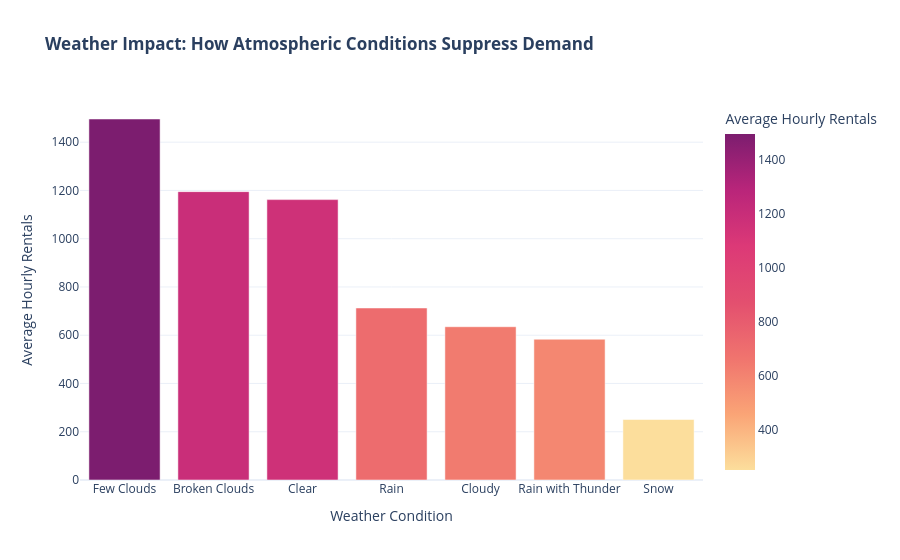

The code cell stored with this chart in its notebook:
### Markdown cell above
- While temperature acts like a continuous volume slider for demand, weather conditions act like an "on/off" switch. Heavy rain or snow will instantly drop rental counts to near zero, regardless of the time of day.

### Code cell
# Map the numeric weather codes to actual descriptive strings
weather_map = {
    1.0: 'Clear', 2.0: 'Few Clouds', 3.0: 'Broken Clouds', 
    4.0: 'Cloudy', 7.0: 'Rain', 10.0: 'Rain with Thunder', 26.0: 'Snow'
}
df['weather_desc'] = df['weather_code'].map(weather_map)

# Calculate mean demand per weather condition, sorted by highest to lowest
weather_avg = df.groupby('weather_desc')['cnt'].mean().reset_index().sort_values(by='cnt', ascending=False)

fig_weather = px.bar(
    weather_avg, 
    x='weather_desc', y='cnt',
    labels={'weather_desc': 'Weather Condition', 'cnt': 'Average Hourly Rentals'},
    title='<b>Weather Impact: How Atmospheric Conditions Suppress Demand</b>',
    color='cnt',
    color_continuous_scale='Sunsetdark',
    template='plotly_white'
)
fig_weather.show()

### Figure 1 — Plotly figure (JSON) as saved in the notebook; plotly's stock layout.template omitted (floating-point values rounded to 4 significant figures)
{"data": [{"hovertemplate": "Weather Condition=%{x}<br>Average Hourly Rentals=%{marker.color}<extra></extra>", "legendgroup": "", "marker": {"color": [1496.0, 1195.0, 1162.0, 713.0, 635.2, 583.4, 250.8], "coloraxis": "coloraxis", "pattern": {"shape": ""}}, "name": "", "orientation": "v", "showlegend": false, "textposition": "auto", "type": "bar", "x": ["Few Clouds", "Broken Clouds", "Clear", "Rain", "Cloudy", "Rain with Thunder", "Snow"], "xaxis": "x", "y": [1496.0, 1195.0, 1162.0, 713.0, 635.2, 583.4, 250.8], "yaxis": "y"}], "layout": {"barmode": "relative", "coloraxis": {"colorbar": {"title": {"text": "Average Hourly Rentals"}}, "colorscale": [[0, "rgb(252, 222, 156)"], [0.1667, "rgb(250, 164, 118)"], [0.3333, "rgb(240, 116, 110)"], [0.5, "rgb(227, 79, 111)"], [0.6667, "rgb(220, 57, 119)"], [0.8333, "rgb(185, 37, 122)"], [1, "rgb(124, 29, 111)"]]}, "legend": {"tracegroupgap": 0}, "title": {"text": "<b>Weather Impact: How Atmospheric Conditions Suppress Demand</b>"}, "xaxis": {"anchor": "y", "domain": [0, 1], "title": {"text": "Weather Condition"}}, "yaxis": {"anchor": "x", "domain": [0, 1], "title": {"text": "Average Hourly Rentals"}}}}
